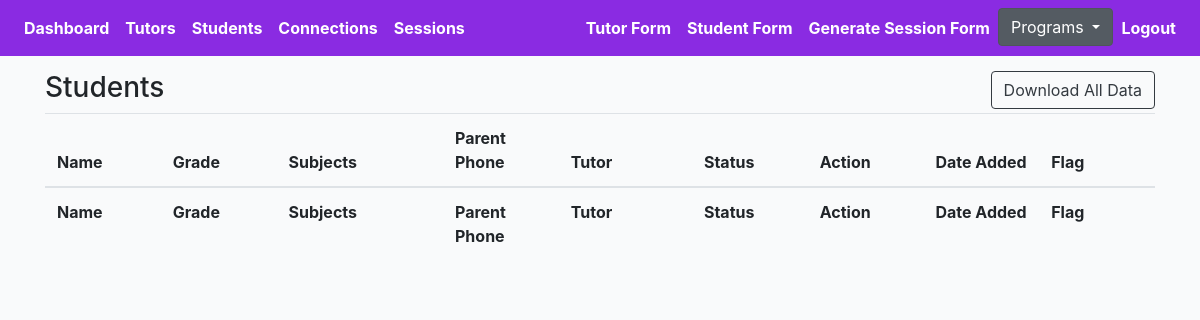
The page /middleschool/students/ (signed in) on the database as committed earlier.
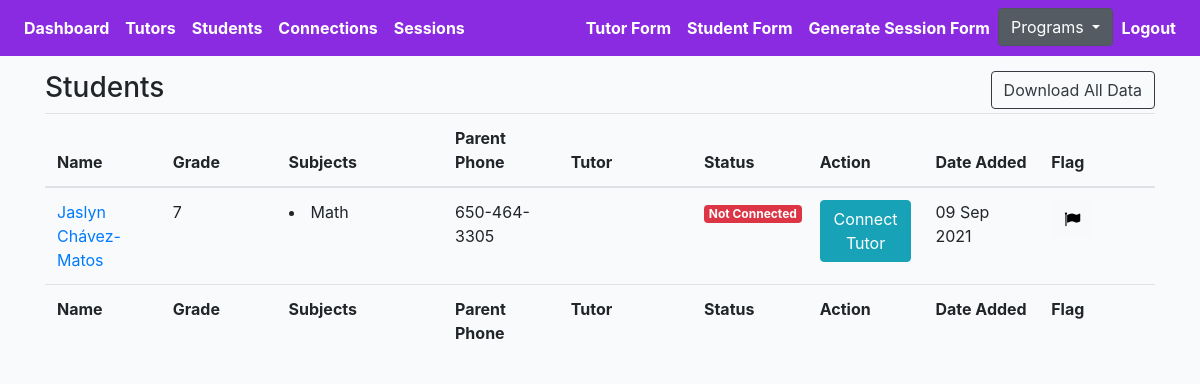
The same page on the database as committed later.
### middleschool/models.py (models this page shows, shortened)
class Profile(models.Model):
    role = models.CharField(max_length=200, choices=ROLE_CHOICES_PROFILE, null=True)
    avatar = models.ImageField(default='avatar.png', upload_to='avatars/')
    first_name = models.CharField(max_length=200, blank=True)
    last_name = models.CharField(max_length=200, blank=True)
    email = models.EmailField(max_length=200, blank=True)
    student_grade = models.CharField(null=True, blank=True, max_length=200, choices=STUDENT_GRADE_CHOICES)
    grade = models.CharField(null=True, blank=True, max_length=200, choices=GRADE_CHOICES)
    academic_advisor = models.ForeignKey(Academicadvisor, null=True, blank=True, on_delete=models.CASCADE, related_name='academic_advisor')
    academic_advisor_email = models.EmailField(max_length=200, blank=True)
    subjects = models.ManyToManyField(Subject, blank=True, related_name='subjects')
    school = models.CharField(max_length=200, blank=True)
    friends = models.ManyToManyField("self", blank=True, related_name='testfriends')
    updated = models.DateTimeField(auto_now=True)
    created = models.DateTimeField(auto_now_add=True)
    slug = models.SlugField(unique=True, blank=True)
    flag = models.BooleanField(default=False)
    parent1_first_name = models.CharField(max_length=200, blank=True)
    parent1_last_name = models.CharField(max_length=200, blank=True)
    parent1_phone = models.CharField(max_length=200, blank=True)
    parent1_email = models.EmailField(max_length=200, blank=True)
    student_capacity = models.IntegerField(null=True, blank=True)
    phone = models.CharField(max_length=200, blank=True)
    question = models.TextField(null=True, blank=True, max_length=1000)
    languages = models.ManyToManyField(Language, blank=True, related_name='subjects')
    comfortable_share_phone = models.BooleanField(default=False)
    permission_share_grade = models.BooleanField(default=False)
    optional_school_loop_profile_link = models.TextField(null=True, blank=True, max_length=500)
    optional_school_loop_username = models.TextField(null=True, blank=True, max_length=500)
    optional_school_loop_password = models.TextField(null=True, blank=True, max_length=500)
    parent_languages = models.CharField(null=True, blank=True, max_length=200, choices=LANGUAGE_CHOICES)
    age = models.IntegerField(null=True, blank=True)
    ethnic = models.CharField(null=True, blank=True, max_length=200, choices=ETHNIC_CHOICES)
    note = models.TextField(null=True, blank=True, max_length=1000)
    interest = models.ManyToManyField(Interest, blank=True, related_name='interest')
    def get_absolute_url(self):
        return reverse("middleschool:profile-detail-view", kwargs={"slug": self.slug})
    def get_friends(self):
        return self.friends.all()
    def get_subjects(self):
        return self.subjects.all()
    __initial_first_name = None
    __initial_last_name = None
    def __init__(self, *args, **kwargs):
        super().__init__(*args, **kwargs)
        self.__initial_first_name = self.first_name
        self.__initial_last_name = self.last_name

class Subject(models.Model):
    name = models.CharField(max_length=200, blank=True)
    def __str__(self):
        return self.name

### middleschool/views.py (the view)
# urls.py: path('students/', StudentProfileListView.as_view(), name='student-profiles-list'),
@method_decorator(login_required, name='dispatch')
@method_decorator(allowed_users(allowed_roles=['middletutor', 'admin']), name='dispatch')
class StudentProfileListView(ListView):
    model = Profile
    template_name = 'middleschool/student-profile-list.html'
    def get_queryset(self):
        qs = Profile.objects.filter(role='student')
        return qs

### templates/middleschool/student-profile-list.html (shortened to what this page needs)
{% extends 'middleschoolbase.html' %}
{% load static %}
{% block stylesheet %}{% static '/css/my_invites.css' %}{% endblock %}
{% block content %}
<div class="row">
    <div class="col-auto mr-auto">
        <h3>Students</h3>
    </div>
    <div class="col-auto">
        <div class="btn-group" role="group" aria-label="Basic example">
            <form action="{% url 'middleschool:export-tutoring-student-list' %}" method="POST">
                <button type="submit" class="btn btn-outline-dark">Download All Data</button>
            </form>
        </div>
    </div>
</div>
<div class="table-responsive-lg">
    <table id="myTable" class="table">
        <thead>
            <tr>
                <th scope="col">Name</th>
                <th scope="col">Grade</th>
                <th class="subject-column" scope="col">Subjects</th>
                <th scope="col">Parent Phone</th>
                <th class="tutor-column" scope="col">Tutor</th>
                <th scope="col">Status</th>
                <th scope="col">Action</th>
                <th scope="col">Date Added</th>
                <th scope="col">Flag</th>
            </tr>
        </thead>
        <tfoot>
            <tr>
                <th>Name</th>
                <th>Grade</th>
                <th>Subjects</th>
                <th>Parent Phone</th>
                <th>Tutor</th>
                <th>Status</th>
                <th>Action</th>
                <th>Date Added</th>
                <th>Flag</th>
            </tr>
        </tfoot>
        <tbody>
            {% for obj in object_list %}
            <tr>
                <td><a href="{{obj.get_absolute_url}}">{{obj.first_name}} {{obj.last_name}}</a></td>
                <td>{{obj.student_grade}}</td>
                <td>{% for subject in obj.get_subjects %}<li>{{subject}} </li>{% endfor %}</td>
                <td>{{obj.parent1_phone}}</td>
                <td>{% for friend in obj.get_friends %}<li>{{friend.first_name}} {{friend.last_name}} </li>{% endfor %}</td>
                <td>
                    {% for friend in obj.get_friends %}
                    <div><span class="badge badge-success">Connected</span></div>
                    {% empty %}
                    <div><span class="badge badge-danger">Not Connected</div>
                    {% endfor %}
                </td>
                <td><a href="{% url 'middleschool:student-detail-view' obj.slug %}"><button type="submit"
                            class="btn btn-info">Connect Tutor</button></a></td>
                <td>{{ obj.created |date:"d M Y"  }}</td>
                <td>
                    <form action="{% url 'middleschool:like-post-view' %}" method="POST" class='like-form' id='{{obj.id}}'>
                        <button type="submit" class="like_btn btn btn-light like-btn{{obj.id}}">
                            {% if obj.flag == False %}
                            <i class="fa fa-flag thumb{{obj.id}}" style="color:black"></i>
                                {% else %}
                                <i class="fa fa-flag thumb{{obj.id}}" style="color:red"></i>
                                    {% endif %}
                                </button>
                    </form>
                </td>
            </tr>
            {% endfor %}
        </tbody>
    </table>
</div>
{% endblock content %}

Rows that differ between the two databases and show on the page:
added Profile: first_name "Jaslyn", last_name "Chávez-Matos", student_grade "7", parent1_phone "650-464-3305", created "09 Sep 2021"
now on this page (row unchanged): Subject: name "Math"
